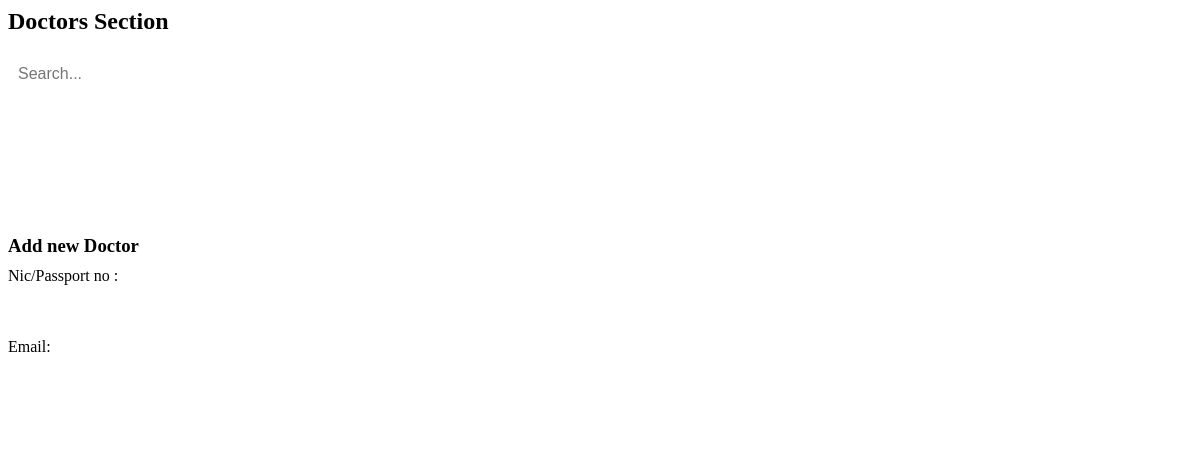
The app's page /admin/doctor.php, older data.
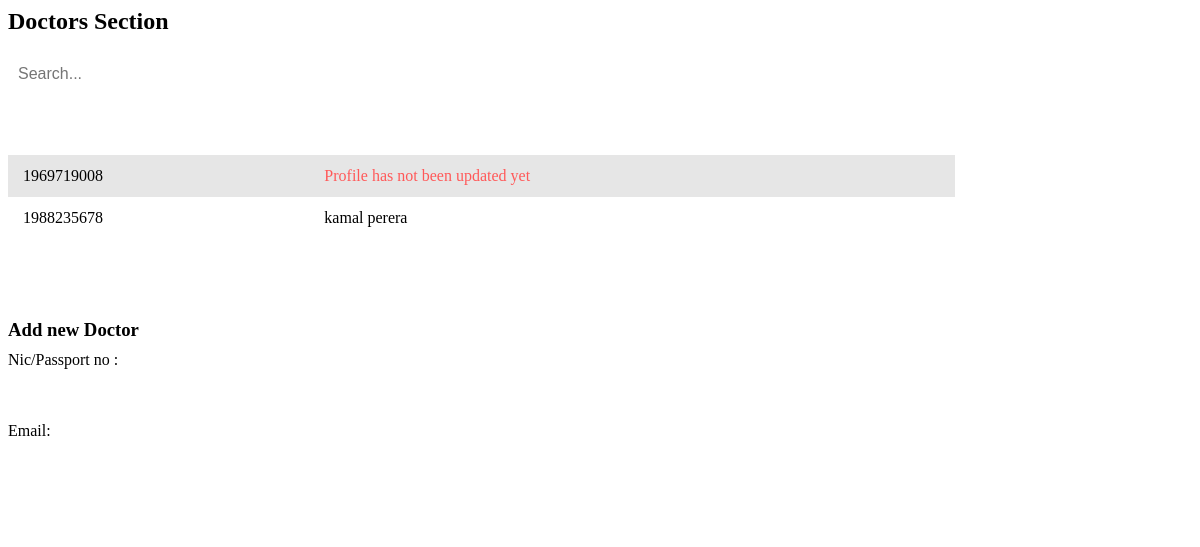
The same page, newer data.
### tables this page shows
CREATE TABLE IF NOT EXISTS `registered_doctor` (
  `id_num` varchar(50) NOT NULL,
  `name` varchar(50) DEFAULT NULL,
  `email` varchar(50) DEFAULT NULL,
  `mobile` varchar(50) DEFAULT NULL,
  `password` varchar(200) DEFAULT NULL,
  `verification_code` varchar(50) DEFAULT NULL,
  `register_date` datetime DEFAULT NULL,
  `status` int DEFAULT '1',
  `age` int DEFAULT NULL,
  `address` text,
  `image` varchar(100) DEFAULT NULL,
  PRIMARY KEY (`id_num`) USING BTREE,
  KEY `FK_registered_doctor_ststus_type` (`status`),
  CONSTRAINT `FK_registered_doctor_ststus_type` FOREIGN KEY (`status`) REFERENCES `status_type` (`id`)
);

### connection.php (called while the page is built, shortened)
<?php
class Database
{
    public static $connection;
    public static function SetUpConnection()
    {
        if (!isset(Database::$connection)) {
            Database::$connection = new mysqli(DB_HOST, DB_USER, DB_PASS, DB_NAME, DB_PORT);
        }
    }
    public static function search($q)
    {
        return Database::$connection->query($q);
    }
}

### admin/doctor.php (the view, shortened to what this page needs)
<head>
</head>
<?php
require_once "../connection.php";
$docResultSet = Database::search("SELECT  `id_num` , `name` FROM `registered_doctor`");
$docResult = $docResultSet->fetch_all(MYSQLI_ASSOC);
?>
<h2 class="content-title">Doctors Section</h2>
<input type="text" id="searchBar" placeholder="Search..." onkeyup="filterTable()">
<table id="dataTable">
    <thead>
        <tr>
            <th>ID</th>
            <th>Name</th>
        </tr>
    </thead>
    <tbody>
        <?php
        foreach ($docResult as $key => $value) {
        ?>
            <tr onclick="window.location.href='employee-profile.php?id_num=<?php echo $value['id_num'] ?>&tname=registered_doctor'">
                <?php
                if ($value['name'] != 'none') {
                ?>
                    <td><?php echo $value['id_num'] ?></td>
                    <?php
                    if (empty($value['name'])) {
                    ?>
                        <td style="color: #ff5959;">Profile has not been updated yet</td>
                    <?php
                    } else {
                    ?>
                        <td><?php echo $value["name"] ?></td>
                    <?php
                    }
                    ?>
            </tr>
    <?php
                }
            }
    ?>
    </tbody>
</table>
<div class="email-form-container">
    <h3>Add new Doctor</h3>
    <div class="emailForm" id="emailForm">
        <div class="form-group">
            <label for="nic">Nic/Passport no :</label>
            <input type="text" id="nic" name="nic" required>
        </div>
        <div class="form-group">
            <label for="email">Email:</label>
            <input type="email" id="email" name="email" required>
        </div>
        <button onclick="sendemail()" type="submit">Send</button>
    </div>
</div>

Row changes from the older to the newer data that the page shows:
added registered_doctor: id_num "1969719008", shows "Profile has not been updated yet"
added registered_doctor: id_num "1988235678", name "kamal perera"
